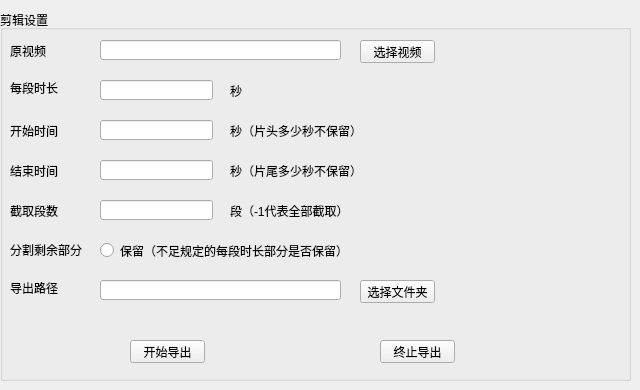
   <widget class="QWidget" name="tab_6">
    <attribute name="title">
     <string>视频分割</string>
    </attribute>
    <widget class="QGroupBox" name="groupBox_26">
     <property name="geometry">
      <rect>
       <x>0</x>
       <y>10</y>
       <width>631</width>
       <height>371</height>
      </rect>
     </property>
     <property name="title">
      <string>剪辑设置</string>
     </property>
     <widget class="QLabel" name="label_158">
      <property name="geometry">
       <rect>
        <x>10</x>
        <y>30</y>
        <width>54</width>
        <height>21</height>
       </rect>
      </property>
      <property name="text">
       <string>原视频</string>
      </property>
     </widget>
     <widget class="QLabel" name="label_159">
      <property name="geometry">
       <rect>
        <x>10</x>
        <y>70</y>
        <width>54</width>
        <height>16</height>
       </rect>
      </property>
      <property name="text">
       <string>每段时长</string>
      </property>
     </widget>
     <widget class="QLabel" name="label_160">
      <property name="geometry">
       <rect>
        <x>10</x>
        <y>110</y>
        <width>54</width>
        <height>21</height>
       </rect>
      </property>
      <property name="text">
       <string>开始时间</string>
      </property>
     </widget>
     <widget class="QLabel" name="label_161">
      <property name="geometry">
       <rect>
        <x>10</x>
        <y>150</y>
        <width>54</width>
        <height>21</height>
       </rect>
      </property>
      <property name="text">
       <string>结束时间</string>
      </property>
     </widget>
     <widget class="QLabel" name="label_162">
      <property name="geometry">
       <rect>
        <x>10</x>
        <y>229</y>
        <width>81</width>
        <height>21</height>
       </rect>
      </property>
      <property name="text">
       <string>分割剩余部分</string>
      </property>
     </widget>
     <widget class="QLabel" name="label_163">
      <property name="geometry">
       <rect>
        <x>10</x>
        <y>270</y>
        <width>54</width>
        <height>16</height>
       </rect>
      </property>
      <property name="text">
       <string>导出路径</string>
      </property>
     </widget>
     <widget class="QLineEdit" name="lineEdit_75">
      <property name="geometry">
       <rect>
        <x>100</x>
        <y>30</y>
        <width>241</width>
        <height>20</height>
       </rect>
      </property>
      <property name="focusPolicy">
       <enum>Qt::NoFocus</enum>
      </property>
     </widget>
     <widget class="QPushButton" name="CutSelectVideo">
      <property name="geometry">
       <rect>
        <x>360</x>
        <y>30</y>
        <width>75</width>
        <height>23</height>
       </rect>
      </property>
      <property name="text">
       <string>选择视频</string>
      </property>
     </widget>
     <widget class="QLineEdit" name="lineEdit_76">
      <property name="geometry">
       <rect>
        <x>100</x>
        <y>110</y>
        <width>113</width>
        <height>20</height>
       </rect>
      </property>
     </widget>
     <widget class="QLineEdit" name="lineEdit_77">
      <property name="geometry">
       <rect>
        <x>100</x>
        <y>150</y>
        <width>113</width>
        <height>20</height>
       </rect>
      </property>
     </widget>
     <widget class="QLineEdit" name="lineEdit_78">
      <property name="geometry">
       <rect>
        <x>100</x>
        <y>270</y>
        <width>241</width>
        <height>20</height>
       </rect>
      </property>
      <property name="focusPolicy">
       <enum>Qt::NoFocus</enum>
      </property>
     </widget>
     <widget class="QPushButton" name="pushButton_44">
      <property name="geometry">
       <rect>
        <x>360</x>
        <y>270</y>
        <width>75</width>
        <height>23</height>
       </rect>
      </property>
      <property name="text">
       <string>选择文件夹</string>
      </property>
     </widget>
     <widget class="QPushButton" name="pushButton_45">
      <property name="geometry">
       <rect>
        <x>130</x>
        <y>330</y>
        <width>75</width>
        <height>23</height>
       </rect>
      </property>
      <property name="text">
       <string>开始导出</string>
      </property>
     </widget>
     <widget class="QPushButton" name="pushButton_46">
      <property name="geometry">
       <rect>
        <x>380</x>
        <y>330</y>
        <width>75</width>
        <height>23</height>
       </rect>
      </property>
      <property name="text">
       <string>终止导出</string>
      </property>
     </widget>
     <widget class="QRadioButton" name="radioButton_41">
      <property name="geometry">
       <rect>
        <x>100</x>
        <y>230</y>
        <width>261</width>
        <height>21</height>
       </rect>
      </property>
      <property name="text">
       <string>保留（不足规定的每段时长部分是否保留）</string>
      </property>
     </widget>
     <widget class="QLabel" name="label_164">
      <property name="geometry">
       <rect>
        <x>230</x>
        <y>110</y>
        <width>151</width>
        <height>21</height>
       </rect>
      </property>
      <property name="text">
       <string>秒（片头多少秒不保留）</string>
      </property>
     </widget>
     <widget class="QLineEdit" name="lineEdit_79">
      <property name="geometry">
       <rect>
        <x>100</x>
        <y>70</y>
        <width>113</width>
        <height>20</height>
       </rect>
      </property>
     </widget>
     <widget class="QLabel" name="label_165">
      <property name="geometry">
       <rect>
        <x>10</x>
        <y>190</y>
        <width>54</width>
        <height>21</height>
       </rect>
      </property>
      <property name="text">
       <string>截取段数</string>
      </property>
     </widget>
     <widget class="QLineEdit" name="lineEdit_80">
      <property name="geometry">
       <rect>
        <x>100</x>
        <y>190</y>
        <width>113</width>
        <height>20</height>
       </rect>
      </property>
     </widget>
     <widget class="QLabel" name="label_166">
      <property name="geometry">
       <rect>
        <x>230</x>
        <y>70</y>
        <width>54</width>
        <height>21</height>
       </rect>
      </property>
      <property name="text">
       <string>秒</string>
      </property>
     </widget>
     <widget class="QLabel" name="label_168">
      <property name="geometry">
       <rect>
        <x>230</x>
        <y>190</y>
        <width>141</width>
        <height>21</height>
       </rect>
      </property>
      <property name="text">
       <string>段（-1代表全部截取）</string>
      </property>
     </widget>
     <widget class="QLabel" name="label_169">
      <property name="geometry">
       <rect>
        <x>230</x>
        <y>150</y>
        <width>151</width>
        <height>21</height>
       </rect>
      </property>
      <property name="text">
       <string>秒（片尾多少秒不保留）</string>
      </property>
     </widget>
    </widget>
   </widget>
